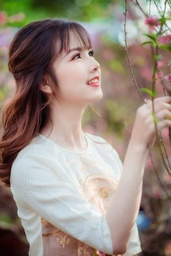
#> input picture lab3/g2.jpg, 171 x 256 px, shrunk from 387 x 580 before the run
$ python 1_thong_thap.py
#> lines starting #> are read from the running program, lines starting #| are printed output that depends on the picture
import cv2
import numpy as np
import matplotlib.pyplot as plt
from math import sqrt,exp

def distance(point1,point2):
    return sqrt((point1[0]-point2[0])**2 + (point1[1]-point2[1])**2)

def idealFilterLP(D0,imgShape):
    base = np.zeros(imgShape[:2])
    # print(base)
    rows, cols = imgShape[:2]
    # print("rows, cols ")
    print(rows,cols)
    center = (rows/2,cols/2)
    for x in range(cols):
        for y in range(rows):
            if distance((y,x),center) < D0:
                base[y,x] = 1
    return base

def butterworthLP(D0,imgShape,n):
    base = np.zeros(imgShape[:2])
    rows, cols = imgShape[:2]
    center = (rows/2,cols/2)
    for x in range(cols):
        for y in range(rows):
            base[y,x] = 1/(1+(distance((y,x),center)/D0)**(2*n))
    return base

def gaussianLP(D0,imgShape):
    base = np.zeros(imgShape[:2])
    rows, cols = imgShape[:2]
    center = (rows/2,cols/2)
    for x in range(cols):
        for y in range(rows):
            base[y,x] = exp(((-distance((y,x),center)**2)/(2*(D0**2))))
    return base

img = cv2.imread("g2.jpg", 0)
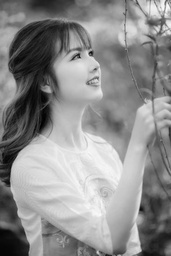
#> img: shape (256, 171); min 0, max 250, mean 140.6
original = np.fft.fft2(img) #Fast
center = np.fft.fftshift(original)

plt.figure(figsize=(6.4*5, 4.8*5), constrained_layout=False)

LowPassCenter = center * idealFilterLP(50,img.shape)
LowPass = np.fft.ifftshift(LowPassCenter) #dich chuyen thanh phan 0 ddeens trung tam mang
inverse_LowPass = np.fft.ifft2(LowPass)
plt.subplot(241), plt.imshow(np.abs(inverse_LowPass), "gray"), plt.title("Ideal Low Pass")

LowPassCenter = center * butterworthLP(50,img.shape,10)
LowPass = np.fft.ifftshift(LowPassCenter)
inverse_LowPass = np.fft.ifft2(LowPass)
plt.subplot(242), plt.imshow(np.abs(inverse_LowPass), "gray"), plt.title("Butterworth Low Pass (n=10)")

LowPassCenter = center * gaussianLP(50,img.shape)
LowPass = np.fft.ifftshift(LowPassCenter)
inverse_LowPass = np.fft.ifft2(LowPass)
plt.subplot(243), plt.imshow(np.abs(inverse_LowPass), "gray"), plt.title("Gaussian Low Pass")

plt.subplot(244), plt.imshow(img, "gray"), plt.title("Origin")

plt.figure(figsize=(6.4*5, 4.8*5), constrained_layout=False)
LowPass = idealFilterLP(50,img.shape)
plt.subplot(231), plt.imshow(LowPass, "gray"), plt.title("Ideal Low Pass Filter")

LowPass = butterworthLP(50,img.shape,20)
plt.subplot(232), plt.imshow(LowPass, "gray"), plt.title("Butterworth Low Pass Filter (n=20)")

LowPass = butterworthLP(50,img.shape,3)
plt.subplot(233), plt.imshow(LowPass, "gray"), plt.title("Butterworth Low Pass Filter (n=3)")

plt.show()
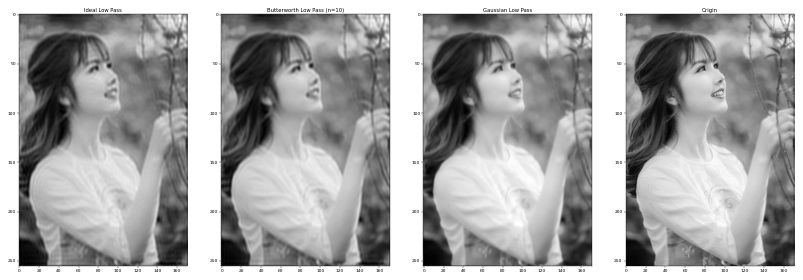
#> figure drawn by matplotlib, 4 panels
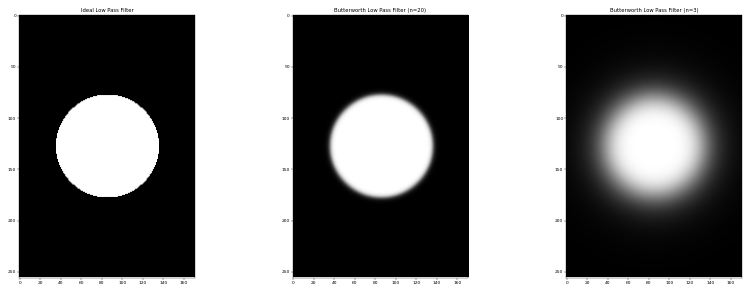
#> figure drawn by matplotlib, 3 panels
